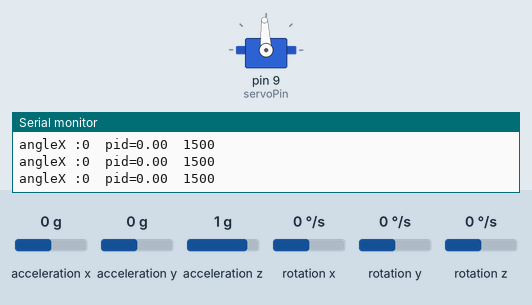
A sketch run on a simulated Arduino Uno, built with avr-gcc and run on an emulated ATmega328P. Parts: servo, the last lines printed to the serial monitor. The inputs (shaded band) are chosen by the test bench; at power-on: acceleration y 0 g, acceleration z 1 g, acceleration x 0 g, rotation x 0 °/s, rotation y 0 °/s, rotation z 0 °/s.

Above: at 11.2 s.
11.3 s: acceleration y set to -1.4 g
At 14.06 s:
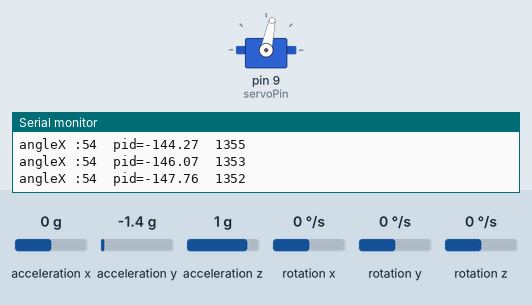
14.3 s: acceleration z set to -0.8 g
17.3 s: acceleration y set to 0.8 g
At 17.43 s:
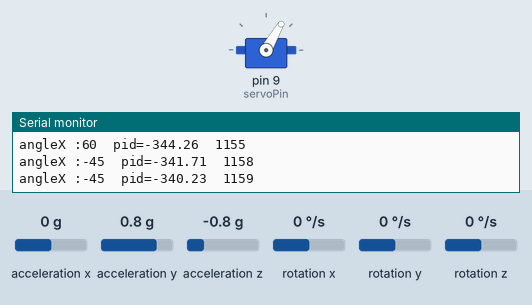
20.3 s: acceleration x set to -1.4 g
23.3 s: acceleration y set to -0.8 g
Timing chart, 0 to 27.3 s (numbered marks = the images above; inputs shaded):
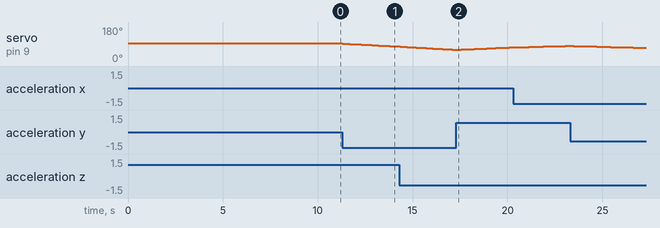

The sketch:

thruster_x_axis_mpu_pid.ino
```cpp
#include <MPU6050_tockn.h>
#include <Wire.h>

MPU6050 mpu6050(Wire);
#include <Servo.h>

byte servoPin = 9;
Servo servo;

float initial;
float inal;
float prin;
float prp;
float integ;
float deriv;
float kp=0.01;
float ki=0.001;
float kd=0.001;
float error;
float time;
float timediff;
float ptime;
float pid;
int signal;
int throttle=1500;
void setup() {
  servo.attach(servoPin);

  servo.writeMicroseconds(1500);

  delay(7000);
  Serial.begin(9600);
  Wire.begin();
  mpu6050.begin();
  mpu6050.calcGyroOffsets(true);
  mpu6050.update();
  initial=mpu6050.getAngleX();
}

void loop() {
  ptime=time;
  time=millis();
  timediff=time-ptime;
  mpu6050.update();
  inal=mpu6050.getAngleX();

  prin=initial-inal;

  Serial.print("angleX :");
  Serial.print(prin,0);
  Serial.print("  ");
  error=inal-initial;
  prp=kp*error;
  integ=(kd*timediff*error)+integ;
  deriv=kd*(error/timediff);
  pid=prp+integ+deriv;
  signal=throttle+pid;
  if(signal<=1100)
  {
    signal=1100;
  }
  if(signal>=1900)
  {
    signal=1900;
  }


  servo.writeMicroseconds(signal);
  Serial.print("pid=");
  Serial.print(pid);
  Serial.print("  ");
  Serial.println(signal);
}
```

Measured:
- after the input at 11.3 s, servo on pin 9 (servoPin): moves from 93° to 77° over 2.8 s, starting at once
